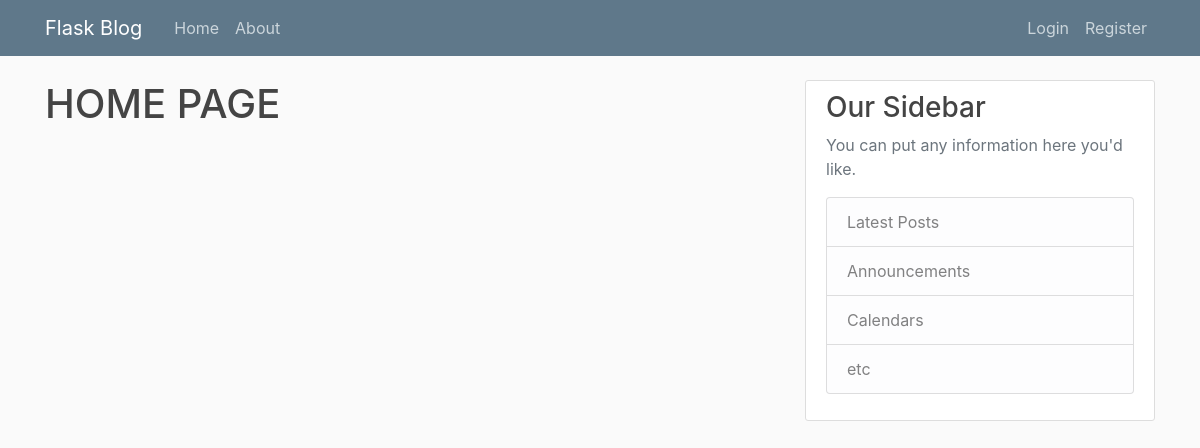
Page /home on the earlier database version.
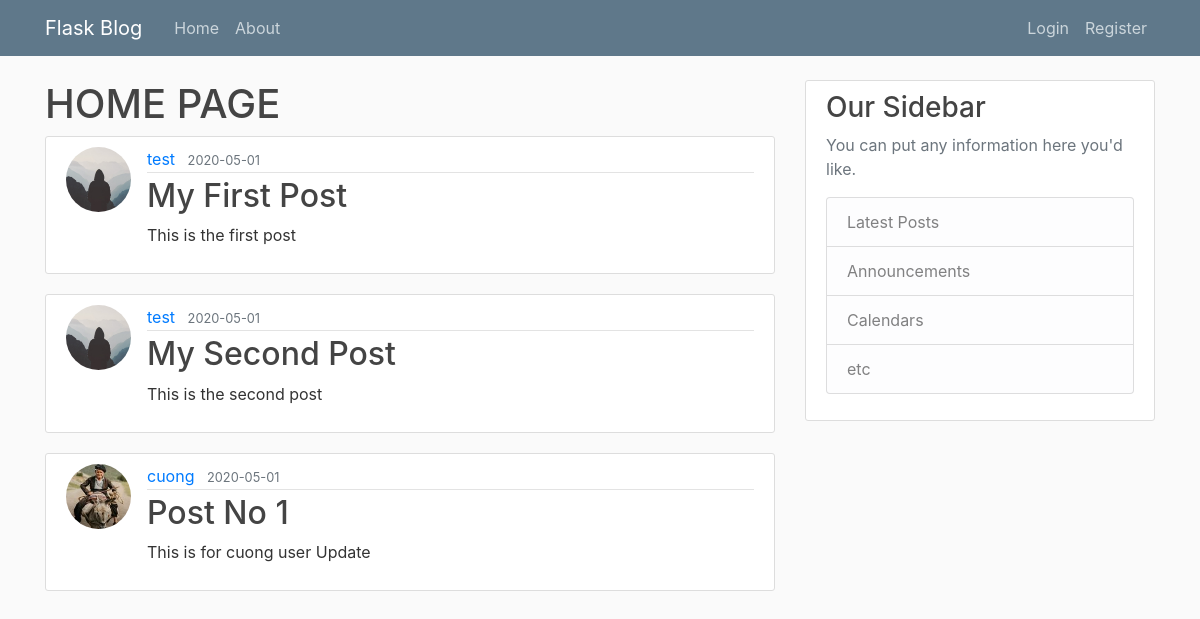
Same page on the later database version.
### flaskblog/models.py (models this page shows, shortened)
class Post(db.Model):
    id = db.Column(db.Integer, primary_key=True)
    title = db.Column(db.String(100), nullable=False)
    date_posted = db.Column(db.DateTime, nullable=False, default=datetime.utcnow)
    content = db.Column(db.Text, nullable=False)
    user_id = db.Column(db.Integer, db.ForeignKey('user.id'), nullable=False)

class User(db.Model,UserMixin):
    id = db.Column(db.Integer, primary_key=True)
    username = db.Column(db.String(20), unique=True, nullable=False)
    email = db.Column(db.String(120), unique=True, nullable=False)
    image_file = db.Column(db.String(20), nullable=False, default='default.jpg')
    password = db.Column(db.String(60), nullable=False)
    posts = db.relationship('Post', backref='author', lazy=True)

### flaskblog/routes.py (the view)
@app.route('/')
@app.route('/home')
def home():
    posts=Post.query.all()
    return render_template('home.html',posts=posts)

### flaskblog/templates/home.html
    {% extends "layout.html"%}
    {%block content%}
        <h1>HOME PAGE</h1>
        {% for post in posts %}
        <article class="media content-section">
          <img src="{{url_for('static',filename='profile_pics/'+post.author.image_file)}}" alt="" class="rounded-circle article-img">
            <div class="media-body">
              <div class="article-metadata">
                <a class="mr-2" href="#">{{ post.author.username }}</a>
                <small class="text-muted">{{ post.date_posted.strftime('%Y-%m-%d') }}</small>
              </div>
              <h2><a class="article-title" href="{{url_for('post', post_id=post.id)}}">{{ post.title }}</a></h2>
              <p class="article-content">{{ post.content }}</p>
            </div>
          </article>
        {% endfor%}
    {%endblock content%}

### flaskblog/templates/layout.html (shortened to what this page needs)
<!DOCTYPE html>
<html lang="en">
<head>
    <link rel="stylesheet" href="https://stackpath.bootstrapcdn.com/bootstrap/4.4.1/css/bootstrap.min.css">
    <link rel="stylesheet" text="text/css" href="{{url_for('static',filename='main.css')}}">
</head>
<body>
    <header class="site-header">
        <nav class="navbar navbar-expand-md navbar-dark bg-steel fixed-top">
          <div class="container">
            <a class="navbar-brand mr-4" href="{{url_for('home')}}">Flask Blog</a>
            <div class="collapse navbar-collapse" id="navbarToggle">
              <div class="navbar-nav mr-auto">
                <a class="nav-item nav-link" href="{{url_for('home')}}">Home</a>
                <a class="nav-item nav-link" href="{{url_for('about')}}">About</a>
              </div>
              <div class="navbar-nav">
                {%if current_user.is_authenticated%}
                <a class="nav-item nav-link" href="{{url_for('new_post')}}">New Post</a>
                <a class="nav-item nav-link" href="{{url_for('account')}}">Account</a>
                <a class="nav-item nav-link" href="{{url_for('logout')}}">Logout</a>
                {%else%}
                <a class="nav-item nav-link" href="{{url_for('login')}}">Login</a>
                <a class="nav-item nav-link" href="{{url_for('register')}}">Register</a>
                {%endif%}
              </div>
            </div>
          </div>
        </nav>
    </header>
    <main role="main" class="container">
        <div class="row">
          <div class="col-md-8">
            {% block content %}{% endblock %}
          </div>
          <div class="col-md-4">
            <div class="content-section">
              <h3>Our Sidebar</h3>
              <p class='text-muted'>You can put any information here you'd like.
                <ul class="list-group">
                  <li class="list-group-item list-group-item-light">Latest Posts</li>
                  <li class="list-group-item list-group-item-light">Announcements</li>
                  <li class="list-group-item list-group-item-light">Calendars</li>
                  <li class="list-group-item list-group-item-light">etc</li>
                </ul>
              </p>
            </div>
          </div>
        </div>
     </main>
</body>
</html>

### flaskblog/static/main.css (style rules this page uses)
body { background: #fafafa; color: #333333; margin-top: 5rem; }
h1, h2, h3, h4, h5, h6 { color: #444444; }
.bg-steel { background-color: #5f788a; }
.site-header .navbar-nav .nav-link { color: #cbd5db; }
.content-section { background: #ffffff; padding: 10px 20px; border: 1px solid #dddddd; border-radius: 3px; margin-bottom: 20px; }
.article-title { color: #444444; }
.article-content { white-space: pre-line; }
.article-img { height: 65px; width: 65px; margin-right: 16px; }
.article-metadata { padding-bottom: 1px; margin-bottom: 4px; border-bottom: 1px solid #e3e3e3 }

Differences in the rows shown:
added Post: image_file (placeholder picture), author.username "test", date_posted "2020-05-01", title "My First Post", content "This is the first post"
added Post: image_file (placeholder picture), author.username "test", date_posted "2020-05-01", title "My Second Post", content "This is the second post"
added Post: image_file (picture), author.username "cuong", date_posted "2020-05-01", title "Post No 1", content "This is for cuong user Update"
